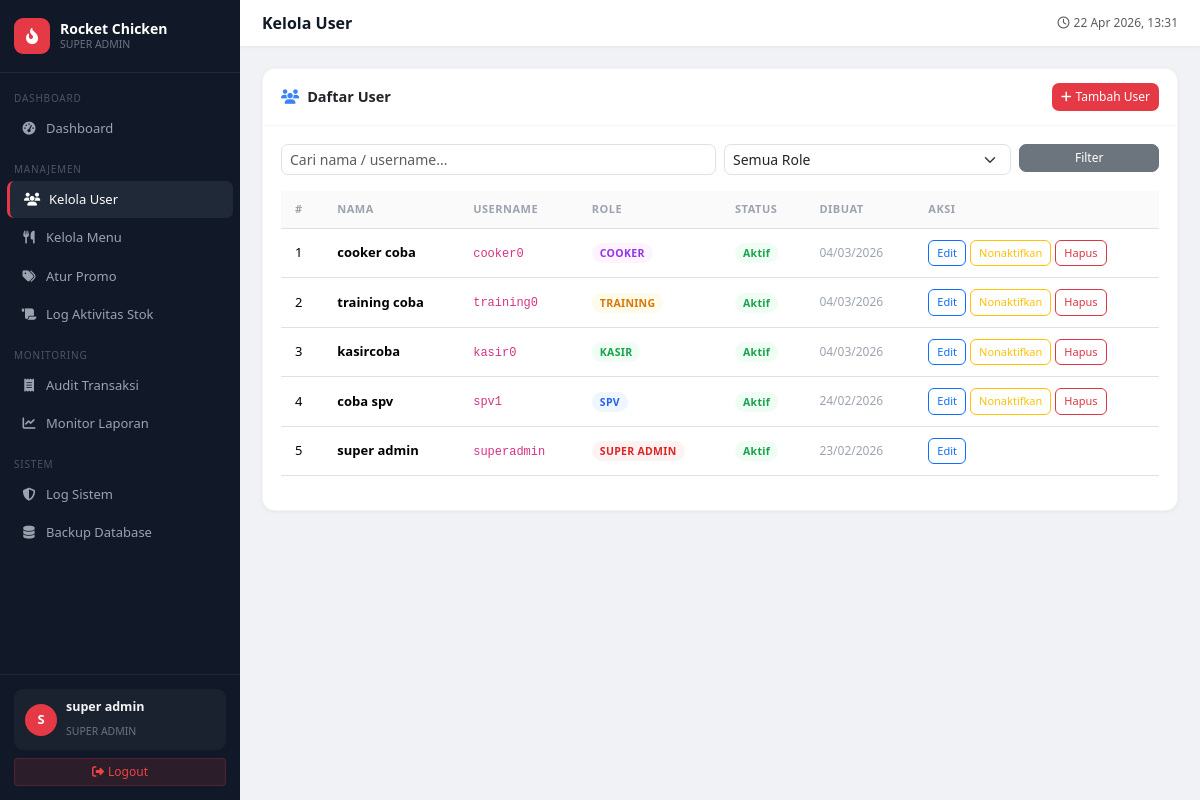
The app's page /view/admin/users/index.php (signed in) with its own data.
### tables this page shows
CREATE TABLE `users` (
  `id_user` int(11) NOT NULL,
  `username` varchar(50) NOT NULL,
  `password` varchar(225) NOT NULL,
  `nama` varchar(100) NOT NULL,
  `role` enum('KASIR','TRAINING','COOKER','SPV','SUPER ADMIN') NOT NULL,
  `created_at` timestamp NOT NULL DEFAULT current_timestamp(),
  `is_active` tinyint(4) NOT NULL DEFAULT 1,
  `updated_at` timestamp NULL DEFAULT NULL
);

### view/admin/users/index.php (the view, shortened to what this page needs)
<?php
require_once __DIR__ . '/../../../config/database.php';
$search = trim($_GET['q'] ?? '');
$sql = "SELECT * FROM users WHERE 1";
$sql .= " ORDER BY created_at DESC";
$users = mysqli_query($conn, $sql);
include __DIR__ . '/../../../includes/layout_start.php';
?>
<div class="card-box">
  <div class="c-head">
    <h5><i class="fa-solid fa-users me-2" style="color:#3b82f6"></i>Daftar User</h5>
    <a href="create.php" class="btn btn-sm" style="background:#e63946;color:#fff;font-size:12px;border-radius:7px">
      <i class="fa-solid fa-plus me-1"></i>Tambah User
    </a>
  </div>
  <div class="c-body">
    <form method="GET" class="row g-2 mb-3">
      <div class="col-sm-6">
        <input type="text" name="q" class="form-control form-control-sm" placeholder="Cari nama / username..." value="<?= htmlspecialchars($search) ?>" style="border-radius:7px">
      </div>
      <div class="col-sm-4">
        <select name="role" class="form-select form-select-sm" style="border-radius:7px">
          <option value="">Semua Role</option>
        </select>
      </div>
      <div class="col-sm-2">
        <button type="submit" class="btn btn-sm btn-secondary w-100" style="border-radius:7px;font-size:12px">Filter</button>
      </div>
    </form>
    <div class="table-responsive">
      <table class="table table-hover">
        <thead><tr><th>#</th><th>Nama</th><th>Username</th><th>Role</th><th>Status</th><th>Dibuat</th><th>Aksi</th></tr></thead>
        <tbody>
        <?php $no=1; while($u=mysqli_fetch_assoc($users)):
          $rmap=['SUPER ADMIN'=>'rb-sa','SPV'=>'rb-spv','KASIR'=>'rb-ka','TRAINING'=>'rb-tr','COOKER'=>'rb-co'];
          $rc=$rmap[$u['role']]??'';
        ?>
        <tr>
          <td><?=$no++?></td>
          <td><strong><?= htmlspecialchars($u['nama']) ?></strong></td>
          <td><code style="font-size:12px"><?= htmlspecialchars($u['username']) ?></code></td>
          <td><span class="rbadge <?=$rc?>"><?= $u['role'] ?></span></td>
          <td>
            <?php if($u['is_active']): ?>
              <span class="rbadge" style="background:#f0fdf4;color:#16a34a">Aktif</span>
            <?php else: ?>
              <span class="rbadge" style="background:#fef2f2;color:#dc2626">Nonaktif</span>
            <?php endif; ?>
          </td>
          <td style="color:#9ca3af;font-size:12px"><?= date('d/m/Y', strtotime($u['created_at'])) ?></td>
          <td>
            <div class="d-flex gap-1">
              <a href="edit.php?id=<?=$u['id_user']?>" class="btn btn-sm btn-outline-primary" style="font-size:11px;border-radius:6px">Edit</a>
              <?php if($u['role']!=='SUPER ADMIN'): ?>
              <a href="index.php?toggle=<?=$u['id_user']?>" class="btn btn-sm <?= $u['is_active']?'btn-outline-warning':'btn-outline-success' ?>" style="font-size:11px;border-radius:6px" onclick="return confirm('Yakin?')">
                <?= $u['is_active']?'Nonaktifkan':'Aktifkan' ?>
              </a>
              <a href="index.php?delete=<?=$u['id_user']?>" class="btn btn-sm btn-outline-danger" style="font-size:11px;border-radius:6px" onclick="return confirm('Hapus user ini?')">Hapus</a>
              <?php endif; ?>
            </div>
          </td>
        </tr>
        <?php endwhile; ?>
        </tbody>
      </table>
    </div>
  </div>
</div>
<?php include __DIR__ . '/../../../includes/layout_end.php'; ?>

### includes/layout_start.php (style rules this page uses)
:root { --sw:240px;--brand:#e63946;--sdk:#c1121f;--sbg:#111827;--shov:#1f2937 }
body { background:#f0f2f5;font-family:'Segoe UI',sans-serif;min-height:100vh }
.card-box { background:#fff;border-radius:13px;box-shadow:0 1px 4px rgba(0,0,0,.06);border:1px solid rgba(0,0,0,.04) }
.card-box .c-head { padding:14px 18px;border-bottom:1px solid #f3f4f6;display:flex;align-items:center;justify-content:space-between }
.card-box .c-head h5 { margin:0;font-size:14.5px;font-weight:700 }
.card-box .c-body { padding:18px }
.table th { font-size:11px;text-transform:uppercase;letter-spacing:.5px;color:#9ca3af;background:#fafafa;padding:10px 14px }
.table td { padding:11px 14px;font-size:13px;vertical-align:middle }
.rbadge { font-size:10.5px;padding:3px 8px;border-radius:20px;font-weight:600;letter-spacing:.3px }
.rb-sa { background:#fef2f2;color:#dc2626 }
.rb-spv { background:#eff6ff;color:#2563eb }
.rb-ka { background:#f0fdf4;color:#16a34a }
.rb-tr { background:#fffbeb;color:#d97706 }
.rb-co { background:#fdf4ff;color:#9333ea }

### records on screen
users: nama "cooker coba", username "cooker0", role "COOKER", is_active "Aktif", created_at "04/03/2026"
users: nama "training coba", username "training0", role "TRAINING", is_active "Aktif", created_at "04/03/2026"
users: nama "kasircoba", username "kasir0", role "KASIR", is_active "Aktif", created_at "04/03/2026"
users: nama "coba spv", username "spv1", role "SPV", is_active "Aktif", created_at "24/02/2026"
users: nama "super admin", username "superadmin", role "SUPER ADMIN", is_active "Aktif", created_at "23/02/2026"

### other values on screen
$role "SUPER ADMIN"
substr($_SESSION['nama']??'U',0,1) "S"
$_SESSION['nama'] "super admin"
$pageTitle "Kelola User"
